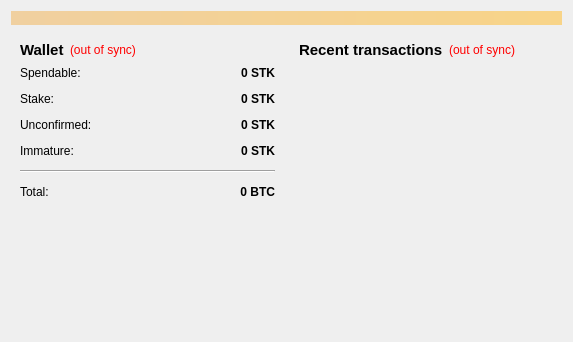
<?xml version="1.0" encoding="UTF-8"?>
<ui version="4.0">
 <class>OverviewPage</class>
 <widget class="QWidget" name="OverviewPage">
  <property name="geometry">
   <rect>
    <x>0</x>
    <y>0</y>
    <width>573</width>
    <height>342</height>
   </rect>
  </property>
  <property name="windowTitle">
   <string>Form</string>
  </property>
  <layout class="QVBoxLayout" name="topLayout">
   <item>
    <widget class="QLabel" name="labelAlerts">
     <property name="visible">
      <bool>false</bool>
     </property>
     <property name="styleSheet">
      <string notr="true">background-color: qlineargradient(x1: 0, y1: 0, x2: 1, y2: 0, stop:0 #F0D0A0, stop:1 #F8D488);  color:#000000
</string>
     </property>
     <property name="wordWrap">
      <bool>true</bool>
     </property>
     <property name="margin">
      <number>3</number>
     </property>
    </widget>
   </item>
   <item>
    <layout class="QHBoxLayout" name="horizontalLayout" stretch="1,1">
     <item>
      <layout class="QVBoxLayout" name="verticalLayout_2">
       <item>
        <widget class="QWidget" name="widget" native="true">
         <layout class="QVBoxLayout" name="verticalLayout_4">
          <item>
           <layout class="QHBoxLayout" name="horizontalLayout_4">
            <item>
             <widget class="QLabel" name="label_5">
              <property name="font">
               <font>
                <pointsize>11</pointsize>
                <weight>75</weight>
                <bold>true</bold>
               </font>
              </property>
              <property name="text">
               <string>Wallet</string>
              </property>
             </widget>
            </item>
            <item>
             <widget class="QLabel" name="labelWalletStatus">
              <property name="toolTip">
               <string>The displayed information may be out of date. Your wallet automatically synchronizes with the StakeCoin network after a connection is established, but this process has not completed yet.</string>
              </property>
              <property name="styleSheet">
               <string notr="true">QLabel { color: red; }</string>
              </property>
              <property name="text">
               <string notr="true">(out of sync)</string>
              </property>
              <property name="alignment">
               <set>Qt::AlignLeading|Qt::AlignLeft|Qt::AlignVCenter</set>
              </property>
             </widget>
            </item>
            <item>
             <spacer name="horizontalSpacer_2">
              <property name="orientation">
               <enum>Qt::Horizontal</enum>
              </property>
              <property name="sizeHint" stdset="0">
               <size>
                <width>40</width>
                <height>20</height>
               </size>
              </property>
             </spacer>
            </item>
           </layout>
          </item>
          <item>
           <layout class="QFormLayout" name="formLayout_2">
            <property name="fieldGrowthPolicy">
             <enum>QFormLayout::AllNonFixedFieldsGrow</enum>
            </property>
            <property name="horizontalSpacing">
             <number>12</number>
            </property>
            <property name="verticalSpacing">
             <number>12</number>
            </property>
            <item row="0" column="0">
             <widget class="QLabel" name="label">
              <property name="text">
               <string>Spendable:</string>
              </property>
             </widget>
            </item>
            <item row="0" column="1">
             <widget class="QLabel" name="labelBalance">
              <property name="font">
               <font>
                <weight>75</weight>
                <bold>true</bold>
               </font>
              </property>
              <property name="cursor">
               <cursorShape>IBeamCursor</cursorShape>
              </property>
              <property name="toolTip">
               <string>Your current spendable balance</string>
              </property>
              <property name="text">
               <string notr="true">0 STK</string>
              </property>
              <property name="alignment">
               <set>Qt::AlignRight|Qt::AlignTrailing|Qt::AlignVCenter</set>
              </property>
              <property name="textInteractionFlags">
               <set>Qt::LinksAccessibleByMouse|Qt::TextSelectableByKeyboard|Qt::TextSelectableByMouse</set>
              </property>
             </widget>
            </item>
            <item row="1" column="0">
             <widget class="QLabel" name="label_6">
              <property name="text">
               <string>Stake:</string>
              </property>
             </widget>
            </item>
            <item row="1" column="1">
             <widget class="QLabel" name="labelStake">
              <property name="font">
               <font>
                <weight>75</weight>
                <bold>true</bold>
               </font>
              </property>
              <property name="cursor">
               <cursorShape>IBeamCursor</cursorShape>
              </property>
              <property name="toolTip">
               <string>Total of coins that was staked, and do not yet count toward the current balance</string>
              </property>
              <property name="text">
               <string notr="true">0 STK</string>
              </property>
              <property name="alignment">
               <set>Qt::AlignRight|Qt::AlignTrailing|Qt::AlignVCenter</set>
              </property>
              <property name="textInteractionFlags">
               <set>Qt::LinksAccessibleByMouse|Qt::TextSelectableByKeyboard|Qt::TextSelectableByMouse</set>
              </property>
             </widget>
            </item>
            <item row="2" column="0">
             <widget class="QLabel" name="label_3">
              <property name="text">
               <string>Unconfirmed:</string>
              </property>
             </widget>
            </item>
            <item row="2" column="1">
             <widget class="QLabel" name="labelUnconfirmed">
              <property name="font">
               <font>
                <weight>75</weight>
                <bold>true</bold>
               </font>
              </property>
              <property name="cursor">
               <cursorShape>IBeamCursor</cursorShape>
              </property>
              <property name="toolTip">
               <string>Total of transactions that have yet to be confirmed, and do not yet count toward the current balance</string>
              </property>
              <property name="text">
               <string notr="true">0 STK</string>
              </property>
              <property name="alignment">
               <set>Qt::AlignRight|Qt::AlignTrailing|Qt::AlignVCenter</set>
              </property>
              <property name="textInteractionFlags">
               <set>Qt::LinksAccessibleByMouse|Qt::TextSelectableByKeyboard|Qt::TextSelectableByMouse</set>
              </property>
             </widget>
            </item>
            <item row="3" column="0">
             <widget class="QLabel" name="labelImmatureText">
              <property name="text">
               <string>Immature:</string>
              </property>
             </widget>
            </item>
            <item row="3" column="1">
             <widget class="QLabel" name="labelImmature">
              <property name="font">
               <font>
                <weight>75</weight>
                <bold>true</bold>
               </font>
              </property>
              <property name="toolTip">
               <string>Mined balance that has not yet matured</string>
              </property>
              <property name="text">
               <string notr="true">0 STK</string>
              </property>
              <property name="alignment">
               <set>Qt::AlignRight|Qt::AlignTrailing|Qt::AlignVCenter</set>
              </property>
              <property name="textInteractionFlags">
               <set>Qt::LinksAccessibleByMouse|Qt::TextSelectableByKeyboard|Qt::TextSelectableByMouse</set>
              </property>
             </widget>
            </item>
            <item row="4" column="0" colspan="2">
             <widget class="Line" name="line">
              <property name="orientation">
               <enum>Qt::Horizontal</enum>
              </property>
             </widget>
            </item>
            <item row="5" column="0">
             <widget class="QLabel" name="labelTotalText">
              <property name="text">
               <string>Total:</string>
              </property>
             </widget>
            </item>
            <item row="5" column="1">
             <widget class="QLabel" name="labelTotal">
              <property name="font">
               <font>
                <weight>75</weight>
                <bold>true</bold>
               </font>
              </property>
              <property name="cursor">
               <cursorShape>IBeamCursor</cursorShape>
              </property>
              <property name="toolTip">
               <string>Your current total balance</string>
              </property>
              <property name="text">
               <string notr="true">0 BTC</string>
              </property>
              <property name="alignment">
               <set>Qt::AlignRight|Qt::AlignTrailing|Qt::AlignVCenter</set>
              </property>
              <property name="textInteractionFlags">
               <set>Qt::LinksAccessibleByMouse|Qt::TextSelectableByKeyboard|Qt::TextSelectableByMouse</set>
              </property>
             </widget>
            </item>
           </layout>
          </item>
         </layout>
        </widget>
       </item>
       <item>
        <spacer name="verticalSpacer">
         <property name="orientation">
          <enum>Qt::Vertical</enum>
         </property>
         <property name="sizeHint" stdset="0">
          <size>
           <width>20</width>
           <height>40</height>
          </size>
         </property>
        </spacer>
       </item>
      </layout>
     </item>
     <item>
      <layout class="QVBoxLayout" name="verticalLayout_3">
       <item>
        <widget class="QWidget" name="widget_2" native="true">
         <layout class="QVBoxLayout" name="verticalLayout">
          <item>
           <layout class="QHBoxLayout" name="horizontalLayout_2">
            <item>
             <widget class="QLabel" name="label_4">
              <property name="font">
               <font>
                <pointsize>11</pointsize>
                <weight>75</weight>
                <bold>true</bold>
               </font>
              </property>
              <property name="text">
               <string>&lt;b&gt;Recent transactions&lt;/b&gt;</string>
              </property>
             </widget>
            </item>
            <item>
             <widget class="QLabel" name="labelTransactionsStatus">
              <property name="toolTip">
               <string>The displayed information may be out of date. Your wallet automatically synchronizes with the StakeCoin network after a connection is established, but this process has not completed yet.</string>
              </property>
              <property name="styleSheet">
               <string notr="true">QLabel { color: red; }</string>
              </property>
              <property name="text">
               <string notr="true">(out of sync)</string>
              </property>
              <property name="alignment">
               <set>Qt::AlignRight|Qt::AlignTrailing|Qt::AlignVCenter</set>
              </property>
             </widget>
            </item>
            <item>
             <spacer name="horizontalSpacer">
              <property name="orientation">
               <enum>Qt::Horizontal</enum>
              </property>
              <property name="sizeHint" stdset="0">
               <size>
                <width>40</width>
                <height>20</height>
               </size>
              </property>
             </spacer>
            </item>
           </layout>
          </item>
          <item>
           <widget class="QListView" name="listTransactions">
            <property name="styleSheet">
             <string notr="true">QListView { background: transparent; }</string>
            </property>
            <property name="frameShape">
             <enum>QFrame::NoFrame</enum>
            </property>
            <property name="verticalScrollBarPolicy">
             <enum>Qt::ScrollBarAlwaysOff</enum>
            </property>
            <property name="horizontalScrollBarPolicy">
             <enum>Qt::ScrollBarAlwaysOff</enum>
            </property>
            <property name="selectionMode">
             <enum>QAbstractItemView::NoSelection</enum>
            </property>
           </widget>
          </item>
         </layout>
        </widget>
       </item>
      </layout>
     </item>
    </layout>
   </item>
  </layout>
 </widget>
 <resources/>
 <connections/>
</ui>
